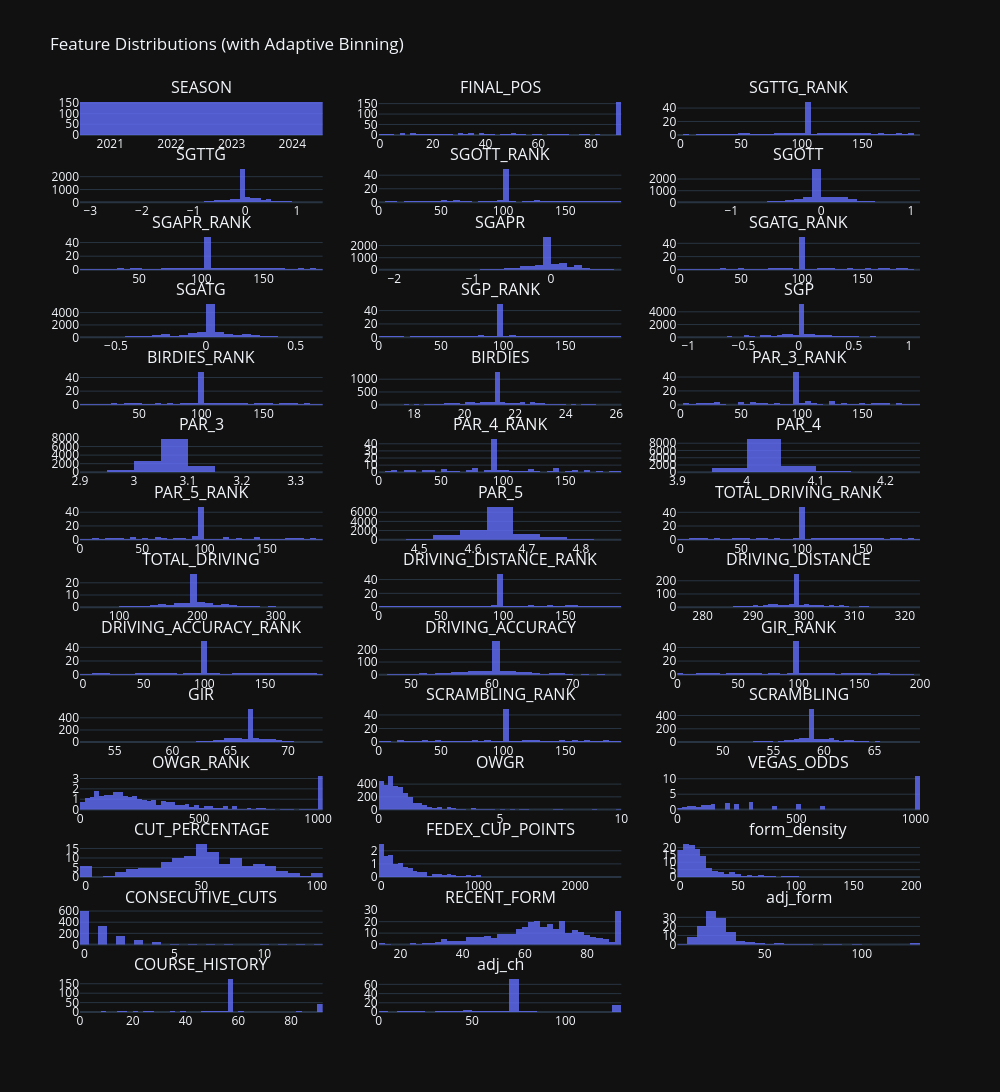

Write notebook code for a chart like this one.
### Markdown cell above
### Check Features for Outliers and General Health (Histograms)
Now that all the data is cleaned, let's look at the distribution graphs.

### Code cell
import plotly.express as px
import plotly.subplots as sp
import plotly.graph_objects as go
import pandas as pd
import numpy as np

# Select numeric columns with >1 unique value, excluding label
df_numeric = training_df.select_dtypes(include=np.number)
df_numeric = df_numeric.loc[:, df_numeric.nunique() > 1]
df_numeric = df_numeric.drop(columns=["TOP_20"], errors="ignore")

# Create subplots
n_cols = 3
n_rows = int(np.ceil(len(df_numeric.columns) / n_cols))
fig = sp.make_subplots(rows=n_rows, cols=n_cols, subplot_titles=df_numeric.columns)

# Add one histogram per feature with smart binning
for i, column in enumerate(df_numeric.columns):
    row = i // n_cols + 1
    col = i % n_cols + 1

    # Compute dynamic bin count
    col_range = df_numeric[column].max() - df_numeric[column].min()
    n_unique = df_numeric[column].nunique()
    nbins = min(50, max(5, int(n_unique / 2))) if col_range < 10 else 50  # tighter for short-range

    fig.add_trace(
        go.Histogram(
            x=df_numeric[column],
            nbinsx=nbins,
            histnorm="density",
            marker=dict(color="#636EFA"),
            opacity=0.8
        ),
        row=row,
        col=col
    )

# Style the figure
fig.update_layout(
    height=300 * n_rows,
    width=1000,
    title_text="Feature Distributions (with Adaptive Binning)",
    template="plotly_dark",
    showlegend=False
)

fig.show()

### Figure 1 — Plotly figure (JSON) as saved in the notebook; plotly's stock layout.template omitted (floating-point values rounded to 4 significant figures; data arrays with more than 128 entries replaced by an {"elided": "..."} marker saying what was removed)
{"data": [{"histnorm": "density", "marker": {"color": "#636EFA"}, "nbinsx": 5, "opacity": 0.8, "type": "histogram", "x": {"elided": "624 int values"}, "xaxis": "x", "yaxis": "y"}, {"histnorm": "density", "marker": {"color": "#636EFA"}, "nbinsx": 50, "opacity": 0.8, "type": "histogram", "x": {"elided": "624 int values"}, "xaxis": "x2", "yaxis": "y2"}, {"histnorm": "density", "marker": {"color": "#636EFA"}, "nbinsx": 50, "opacity": 0.8, "type": "histogram", "x": {"elided": "624 float values"}, "xaxis": "x3", "yaxis": "y3"}, {"histnorm": "density", "marker": {"color": "#636EFA"}, "nbinsx": 50, "opacity": 0.8, "type": "histogram", "x": {"elided": "624 float values"}, "xaxis": "x4", "yaxis": "y4"}, {"histnorm": "density", "marker": {"color": "#636EFA"}, "nbinsx": 50, "opacity": 0.8, "type": "histogram", "x": {"elided": "624 float values"}, "xaxis": "x5", "yaxis": "y5"}, {"histnorm": "density", "marker": {"color": "#636EFA"}, "nbinsx": 50, "opacity": 0.8, "type": "histogram", "x": {"elided": "624 float values"}, "xaxis": "x6", "yaxis": "y6"}, {"histnorm": "density", "marker": {"color": "#636EFA"}, "nbinsx": 50, "opacity": 0.8, "type": "histogram", "x": {"elided": "624 float values"}, "xaxis": "x7", "yaxis": "y7"}, {"histnorm": "density", "marker": {"color": "#636EFA"}, "nbinsx": 50, "opacity": 0.8, "type": "histogram", "x": {"elided": "624 float values"}, "xaxis": "x8", "yaxis": "y8"}, {"histnorm": "density", "marker": {"color": "#636EFA"}, "nbinsx": 50, "opacity": 0.8, "type": "histogram", "x": {"elided": "624 float values"}, "xaxis": "x9", "yaxis": "y9"}, {"histnorm": "density", "marker": {"color": "#636EFA"}, "nbinsx": 50, "opacity": 0.8, "type": "histogram", "x": {"elided": "624 float values"}, "xaxis": "x10", "yaxis": "y10"}, {"histnorm": "density", "marker": {"color": "#636EFA"}, "nbinsx": 50, "opacity": 0.8, "type": "histogram", "x": {"elided": "624 float values"}, "xaxis": "x11", "yaxis": "y11"}, {"histnorm": "density", "marker": {"color": "#636EFA"}, "nbinsx": 50, "opacity": 0.8, "type": "histogram", "x": {"elided": "624 float values"}, "xaxis": "x12", "yaxis": "y12"}, {"histnorm": "density", "marker": {"color": "#636EFA"}, "nbinsx": 50, "opacity": 0.8, "type": "histogram", "x": {"elided": "624 float values"}, "xaxis": "x13", "yaxis": "y13"}, {"histnorm": "density", "marker": {"color": "#636EFA"}, "nbinsx": 50, "opacity": 0.8, "type": "histogram", "x": {"elided": "624 float values"}, "xaxis": "x14", "yaxis": "y14"}, {"histnorm": "density", "marker": {"color": "#636EFA"}, "nbinsx": 50, "opacity": 0.8, "type": "histogram", "x": {"elided": "624 float values"}, "xaxis": "x15", "yaxis": "y15"}, {"histnorm": "density", "marker": {"color": "#636EFA"}, "nbinsx": 14, "opacity": 0.8, "type": "histogram", "x": {"elided": "624 float values"}, "xaxis": "x16", "yaxis": "y16"}, {"histnorm": "density", "marker": {"color": "#636EFA"}, "nbinsx": 50, "opacity": 0.8, "type": "histogram", "x": {"elided": "624 float values"}, "xaxis": "x17", "yaxis": "y17"}, {"histnorm": "density", "marker": {"color": "#636EFA"}, "nbinsx": 11, "opacity": 0.8, "type": "histogram", "x": {"elided": "624 float values"}, "xaxis": "x18", "yaxis": "y18"}, {"histnorm": "density", "marker": {"color": "#636EFA"}, "nbinsx": 50, "opacity": 0.8, "type": "histogram", "x": {"elided": "624 float values"}, "xaxis": "x19", "yaxis": "y19"}, {"histnorm": "density", "marker": {"color": "#636EFA"}, "nbinsx": 17, "opacity": 0.8, "type": "histogram", "x": {"elided": "624 float values"}, "xaxis": "x20", "yaxis": "y20"}, {"histnorm": "density", "marker": {"color": "#636EFA"}, "nbinsx": 50, "opacity": 0.8, "type": "histogram", "x": {"elided": "624 float values"}, "xaxis": "x21", "yaxis": "y21"}, {"histnorm": "density", "marker": {"color": "#636EFA"}, "nbinsx": 50, "opacity": 0.8, "type": "histogram", "x": {"elided": "624 float values"}, "xaxis": "x22", "yaxis": "y22"}, {"histnorm": "density", "marker": {"color": "#636EFA"}, "nbinsx": 50, "opacity": 0.8, "type": "histogram", "x": {"elided": "624 float values"}, "xaxis": "x23", "yaxis": "y23"}, {"histnorm": "density", "marker": {"color": "#636EFA"}, "nbinsx": 50, "opacity": 0.8, "type": "histogram", "x": {"elided": "624 float values"}, "xaxis": "x24", "yaxis": "y24"}, {"histnorm": "density", "marker": {"color": "#636EFA"}, "nbinsx": 50, "opacity": 0.8, "type": "histogram", "x": {"elided": "624 float values"}, "xaxis": "x25", "yaxis": "y25"}, {"histnorm": "density", "marker": {"color": "#636EFA"}, "nbinsx": 50, "opacity": 0.8, "type": "histogram", "x": {"elided": "624 float values"}, "xaxis": "x26", "yaxis": "y26"}, {"histnorm": "density", "marker": {"color": "#636EFA"}, "nbinsx": 50, "opacity": 0.8, "type": "histogram", "x": {"elided": "624 float values"}, "xaxis": "x27", "yaxis": "y27"}, {"histnorm": "density", "marker": {"color": "#636EFA"}, "nbinsx": 50, "opacity": 0.8, "type": "histogram", "x": {"elided": "624 float values"}, "xaxis": "x28", "yaxis": "y28"}, {"histnorm": "density", "marker": {"color": "#636EFA"}, "nbinsx": 50, "opacity": 0.8, "type": "histogram", "x": {"elided": "624 float values"}, "xaxis": "x29", "yaxis": "y29"}, {"histnorm": "density", "marker": {"color": "#636EFA"}, "nbinsx": 50, "opacity": 0.8, "type": "histogram", "x": {"elided": "624 float values"}, "xaxis": "x30", "yaxis": "y30"}, {"histnorm": "density", "marker": {"color": "#636EFA"}, "nbinsx": 50, "opacity": 0.8, "type": "histogram", "x": {"elided": "624 float values"}, "xaxis": "x31", "yaxis": "y31"}, {"histnorm": "density", "marker": {"color": "#636EFA"}, "nbinsx": 50, "opacity": 0.8, "type": "histogram", "x": {"elided": "624 float values"}, "xaxis": "x32", "yaxis": "y32"}, {"histnorm": "density", "marker": {"color": "#636EFA"}, "nbinsx": 50, "opacity": 0.8, "type": "histogram", "x": {"elided": "624 float values"}, "xaxis": "x33", "yaxis": "y33"}, {"histnorm": "density", "marker": {"color": "#636EFA"}, "nbinsx": 50, "opacity": 0.8, "type": "histogram", "x": {"elided": "624 float values"}, "xaxis": "x34", "yaxis": "y34"}, {"histnorm": "density", "marker": {"color": "#636EFA"}, "nbinsx": 50, "opacity": 0.8, "type": "histogram", "x": {"elided": "624 float values"}, "xaxis": "x35", "yaxis": "y35"}, {"histnorm": "density", "marker": {"color": "#636EFA"}, "nbinsx": 50, "opacity": 0.8, "type": "histogram", "x": {"elided": "624 float values"}, "xaxis": "x36", "yaxis": "y36"}, {"histnorm": "density", "marker": {"color": "#636EFA"}, "nbinsx": 50, "opacity": 0.8, "type": "histogram", "x": {"elided": "624 float values"}, "xaxis": "x37", "yaxis": "y37"}, {"histnorm": "density", "marker": {"color": "#636EFA"}, "nbinsx": 50, "opacity": 0.8, "type": "histogram", "x": {"elided": "624 float values"}, "xaxis": "x38", "yaxis": "y38"}, {"histnorm": "density", "marker": {"color": "#636EFA"}, "nbinsx": 50, "opacity": 0.8, "type": "histogram", "x": {"elided": "624 float values"}, "xaxis": "x39", "yaxis": "y39"}, {"histnorm": "density", "marker": {"color": "#636EFA"}, "nbinsx": 50, "opacity": 0.8, "type": "histogram", "x": {"elided": "624 float values"}, "xaxis": "x40", "yaxis": "y40"}, {"histnorm": "density", "marker": {"color": "#636EFA"}, "nbinsx": 50, "opacity": 0.8, "type": "histogram", "x": {"elided": "624 float values"}, "xaxis": "x41", "yaxis": "y41"}], "layout": {"annotations": [{"font": {"size": 16}, "showarrow": false, "text": "SEASON", "x": 0.1444, "xanchor": "center", "xref": "paper", "y": 1, "yanchor": "bottom", "yref": "paper"}, {"font": {"size": 16}, "showarrow": false, "text": "FINAL_POS", "x": 0.5, "xanchor": "center", "xref": "paper", "y": 1, "yanchor": "bottom", "yref": "paper"}, {"font": {"size": 16}, "showarrow": false, "text": "SGTTG_RANK", "x": 0.8556, "xanchor": "center", "xref": "paper", "y": 1, "yanchor": "bottom", "yref": "paper"}, {"font": {"size": 16}, "showarrow": false, "text": "SGTTG", "x": 0.1444, "xanchor": "center", "xref": "paper", "y": 0.926, "yanchor": "bottom", "yref": "paper"}, {"font": {"size": 16}, "showarrow": false, "text": "SGOTT_RANK", "x": 0.5, "xanchor": "center", "xref": "paper", "y": 0.926, "yanchor": "bottom", "yref": "paper"}, {"font": {"size": 16}, "showarrow": false, "text": "SGOTT", "x": 0.8556, "xanchor": "center", "xref": "paper", "y": 0.926, "yanchor": "bottom", "yref": "paper"}, {"font": {"size": 16}, "showarrow": false, "text": "SGAPR_RANK", "x": 0.1444, "xanchor": "center", "xref": "paper", "y": 0.852, "yanchor": "bottom", "yref": "paper"}, {"font": {"size": 16}, "showarrow": false, "text": "SGAPR", "x": 0.5, "xanchor": "center", "xref": "paper", "y": 0.852, "yanchor": "bottom", "yref": "paper"}, {"font": {"size": 16}, "showarrow": false, "text": "SGATG_RANK", "x": 0.8556, "xanchor": "center", "xref": "paper", "y": 0.852, "yanchor": "bottom", "yref": "paper"}, {"font": {"size": 16}, "showarrow": false, "text": "SGATG", "x": 0.1444, "xanchor": "center", "xref": "paper", "y": 0.7781, "yanchor": "bottom", "yref": "paper"}, {"font": {"size": 16}, "showarrow": false, "text": "SGP_RANK", "x": 0.5, "xanchor": "center", "xref": "paper", "y": 0.7781, "yanchor": "bottom", "yref": "paper"}, {"font": {"size": 16}, "showarrow": false, "text": "SGP", "x": 0.8556, "xanchor": "center", "xref": "paper", "y": 0.7781, "yanchor": "bottom", "yref": "paper"}, {"font": {"size": 16}, "showarrow": false, "text": "BIRDIES_RANK", "x": 0.1444, "xanchor": "center", "xref": "paper", "y": 0.7041, "yanchor": "bottom", "yref": "paper"}, {"font": {"size": 16}, "showarrow": false, "text": "BIRDIES", "x": 0.5, "xanchor": "center", "xref": "paper", "y": 0.7041, "yanchor": "bottom", "yref": "paper"}, {"font": {"size": 16}, "showarrow": false, "text": "PAR_3_RANK", "x": 0.8556, "xanchor": "center", "xref": "paper", "y": 0.7041, "yanchor": "bottom", "yref": "paper"}, {"font": {"size": 16}, "showarrow": false, "text": "PAR_3", "x": 0.1444, "xanchor": "center", "xref": "paper", "y": 0.6301, "yanchor": "bottom", "yref": "paper"}, {"font": {"size": 16}, "showarrow": false, "text": "PAR_4_RANK", "x": 0.5, "xanchor": "center", "xref": "paper", "y": 0.6301, "yanchor": "bottom", "yref": "paper"}, {"font": {"size": 16}, "showarrow": false, "text": "PAR_4", "x": 0.8556, "xanchor": "center", "xref": "paper", "y": 0.6301, "yanchor": "bottom", "yref": "paper"}, {"font": {"size": 16}, "showarrow": false, "text": "PAR_5_RANK", "x": 0.1444, "xanchor": "center", "xref": "paper", "y": 0.5561, "yanchor": "bottom", "yref": "paper"}, {"font": {"size": 16}, "showarrow": false, "text": "PAR_5", "x": 0.5, "xanchor": "center", "xref": "paper", "y": 0.5561, "yanchor": "bottom", "yref": "paper"}, {"font": {"size": 16}, "showarrow": false, "text": "TOTAL_DRIVING_RANK", "x": 0.8556, "xanchor": "center", "xref": "paper", "y": 0.5561, "yanchor": "bottom", "yref": "paper"}, {"font": {"size": 16}, "showarrow": false, "text": "TOTAL_DRIVING", "x": 0.1444, "xanchor": "center", "xref": "paper", "y": 0.4821, "yanchor": "bottom", "yref": "paper"}, {"font": {"size": 16}, "showarrow": false, "text": "DRIVING_DISTANCE_RANK", "x": 0.5, "xanchor": "center", "xref": "paper", "y": 0.4821, "yanchor": "bottom", "yref": "paper"}, {"font": {"size": 16}, "showarrow": false, "text": "DRIVING_DISTANCE", "x": 0.8556, "xanchor": "center", "xref": "paper", "y": 0.4821, "yanchor": "bottom", "yref": "paper"}, {"font": {"size": 16}, "showarrow": false, "text": "DRIVING_ACCURACY_RANK", "x": 0.1444, "xanchor": "center", "xref": "paper", "y": 0.4082, "yanchor": "bottom", "yref": "paper"}, {"font": {"size": 16}, "showarrow": false, "text": "DRIVING_ACCURACY", "x": 0.5, "xanchor": "center", "xref": "paper", "y": 0.4082, "yanchor": "bottom", "yref": "paper"}, {"font": {"size": 16}, "showarrow": false, "text": "GIR_RANK", "x": 0.8556, "xanchor": "center", "xref": "paper", "y": 0.4082, "yanchor": "bottom", "yref": "paper"}, {"font": {"size": 16}, "showarrow": false, "text": "GIR", "x": 0.1444, "xanchor": "center", "xref": "paper", "y": 0.3342, "yanchor": "bottom", "yref": "paper"}, {"font": {"size": 16}, "showarrow": false, "text": "SCRAMBLING_RANK", "x": 0.5, "xanchor": "center", "xref": "paper", "y": 0.3342, "yanchor": "bottom", "yref": "paper"}, {"font": {"size": 16}, "showarrow": false, "text": "SCRAMBLING", "x": 0.8556, "xanchor": "center", "xref": "paper", "y": 0.3342, "yanchor": "bottom", "yref": "paper"}, {"font": {"size": 16}, "showarrow": false, "text": "OWGR_RANK", "x": 0.1444, "xanchor": "center", "xref": "paper", "y": 0.2602, "yanchor": "bottom", "yref": "paper"}, {"font": {"size": 16}, "showarrow": false, "text": "OWGR", "x": 0.5, "xanchor": "center", "xref": "paper", "y": 0.2602, "yanchor": "bottom", "yref": "paper"}, {"font": {"size": 16}, "showarrow": false, "text": "VEGAS_ODDS", "x": 0.8556, "xanchor": "center", "xref": "paper", "y": 0.2602, "yanchor": "bottom", "yref": "paper"}, {"font": {"size": 16}, "showarrow": false, "text": "CUT_PERCENTAGE", "x": 0.1444, "xanchor": "center", "xref": "paper", "y": 0.1862, "yanchor": "bottom", "yref": "paper"}, {"font": {"size": 16}, "showarrow": false, "text": "FEDEX_CUP_POINTS", "x": 0.5, "xanchor": "center", "xref": "paper", "y": 0.1862, "yanchor": "bottom", "yref": "paper"}, {"font": {"size": 16}, "showarrow": false, "text": "form_density", "x": 0.8556, "xanchor": "center", "xref": "paper", "y": 0.1862, "yanchor": "bottom", "yref": "paper"}, {"font": {"size": 16}, "showarrow": false, "text": "CONSECUTIVE_CUTS", "x": 0.1444, "xanchor": "center", "xref": "paper", "y": 0.1122, "yanchor": "bottom", "yref": "paper"}, {"font": {"size": 16}, "showarrow": false, "text": "RECENT_FORM", "x": 0.5, "xanchor": "center", "xref": "paper", "y": 0.1122, "yanchor": "bottom", "yref": "paper"}, {"font": {"size": 16}, "showarrow": false, "text": "adj_form", "x": 0.8556, "xanchor": "center", "xref": "paper", "y": 0.1122, "yanchor": "bottom", "yref": "paper"}, {"font": {"size": 16}, "showarrow": false, "text": "COURSE_HISTORY", "x": 0.1444, "xanchor": "center", "xref": "paper", "y": 0.03827, "yanchor": "bottom", "yref": "paper"}, {"font": {"size": 16}, "showarrow": false, "text": "adj_ch", "x": 0.5, "xanchor": "center", "xref": "paper", "y": 0.03827, "yanchor": "bottom", "yref": "paper"}], "height": 4200, "showlegend": false, "title": {"text": "Feature Distributions (with Adaptive Binning)"}, "width": 1000, "xaxis": {"anchor": "y", "domain": [0, 0.2889]}, "xaxis10": {"anchor": "y10", "domain": [0, 0.2889]}, "xaxis11": {"anchor": "y11", "domain": [0.3556, 0.6444]}, "xaxis12": {"anchor": "y12", "domain": [0.7111, 1]}, "xaxis13": {"anchor": "y13", "domain": [0, 0.2889]}, "xaxis14": {"anchor": "y14", "domain": [0.3556, 0.6444]}, "xaxis15": {"anchor": "y15", "domain": [0.7111, 1]}, "xaxis16": {"anchor": "y16", "domain": [0, 0.2889]}, "xaxis17": {"anchor": "y17", "domain": [0.3556, 0.6444]}, "xaxis18": {"anchor": "y18", "domain": [0.7111, 1]}, "xaxis19": {"anchor": "y19", "domain": [0, 0.2889]}, "xaxis2": {"anchor": "y2", "domain": [0.3556, 0.6444]}, "xaxis20": {"anchor": "y20", "domain": [0.3556, 0.6444]}, "xaxis21": {"anchor": "y21", "domain": [0.7111, 1]}, "xaxis22": {"anchor": "y22", "domain": [0, 0.2889]}, "xaxis23": {"anchor": "y23", "domain": [0.3556, 0.6444]}, "xaxis24": {"anchor": "y24", "domain": [0.7111, 1]}, "xaxis25": {"anchor": "y25", "domain": [0, 0.2889]}, "xaxis26": {"anchor": "y26", "domain": [0.3556, 0.6444]}, "xaxis27": {"anchor": "y27", "domain": [0.7111, 1]}, "xaxis28": {"anchor": "y28", "domain": [0, 0.2889]}, "xaxis29": {"anchor": "y29", "domain": [0.3556, 0.6444]}, "xaxis3": {"anchor": "y3", "domain": [0.7111, 1]}, "xaxis30": {"anchor": "y30", "domain": [0.7111, 1]}, "xaxis31": {"anchor": "y31", "domain": [0, 0.2889]}, "xaxis32": {"anchor": "y32", "domain": [0.3556, 0.6444]}, "xaxis33": {"anchor": "y33", "domain": [0.7111, 1]}, "xaxis34": {"anchor": "y34", "domain": [0, 0.2889]}, "xaxis35": {"anchor": "y35", "domain": [0.3556, 0.6444]}, "xaxis36": {"anchor": "y36", "domain": [0.7111, 1]}, "xaxis37": {"anchor": "y37", "domain": [0, 0.2889]}, "xaxis38": {"anchor": "y38", "domain": [0.3556, 0.6444]}, "xaxis39": {"anchor": "y39", "domain": [0.7111, 1]}, "xaxis4": {"anchor": "y4", "domain": [0, 0.2889]}, "xaxis40": {"anchor": "y40", "domain": [0, 0.2889]}, "xaxis41": {"anchor": "y41", "domain": [0.3556, 0.6444]}, "xaxis42": {"anchor": "y42", "domain": [0.7111, 1]}, "xaxis5": {"anchor": "y5", "domain": [0.3556, 0.6444]}, "xaxis6": {"anchor": "y6", "domain": [0.7111, 1]}, "xaxis7": {"anchor": "y7", "domain": [0, 0.2889]}, "xaxis8": {"anchor": "y8", "domain": [0.3556, 0.6444]}, "xaxis9": {"anchor": "y9", "domain": [0.7111, 1]}, "yaxis": {"anchor": "x", "domain": [0.9617, 1]}, "yaxis10": {"anchor": "x10", "domain": [0.7398, 0.7781]}, "yaxis11": {"anchor": "x11", "domain": [0.7398, 0.7781]}, "yaxis12": {"anchor": "x12", "domain": [0.7398, 0.7781]}, "yaxis13": {"anchor": "x13", "domain": [0.6658, 0.7041]}, "yaxis14": {"anchor": "x14", "domain": [0.6658, 0.7041]}, "yaxis15": {"anchor": "x15", "domain": [0.6658, 0.7041]}, "yaxis16": {"anchor": "x16", "domain": [0.5918, 0.6301]}, "yaxis17": {"anchor": "x17", "domain": [0.5918, 0.6301]}, "yaxis18": {"anchor": "x18", "domain": [0.5918, 0.6301]}, "yaxis19": {"anchor": "x19", "domain": [0.5179, 0.5561]}, "yaxis2": {"anchor": "x2", "domain": [0.9617, 1]}, "yaxis20": {"anchor": "x20", "domain": [0.5179, 0.5561]}, "yaxis21": {"anchor": "x21", "domain": [0.5179, 0.5561]}, "yaxis22": {"anchor": "x22", "domain": [0.4439, 0.4821]}, "yaxis23": {"anchor": "x23", "domain": [0.4439, 0.4821]}, "yaxis24": {"anchor": "x24", "domain": [0.4439, 0.4821]}, "yaxis25": {"anchor": "x25", "domain": [0.3699, 0.4082]}, "yaxis26": {"anchor": "x26", "domain": [0.3699, 0.4082]}, "yaxis27": {"anchor": "x27", "domain": [0.3699, 0.4082]}, "yaxis28": {"anchor": "x28", "domain": [0.2959, 0.3342]}, "yaxis29": {"anchor": "x29", "domain": [0.2959, 0.3342]}, "yaxis3": {"anchor": "x3", "domain": [0.9617, 1]}, "yaxis30": {"anchor": "x30", "domain": [0.2959, 0.3342]}, "yaxis31": {"anchor": "x31", "domain": [0.2219, 0.2602]}, "yaxis32": {"anchor": "x32", "domain": [0.2219, 0.2602]}, "yaxis33": {"anchor": "x33", "domain": [0.2219, 0.2602]}, "yaxis34": {"anchor": "x34", "domain": [0.148, 0.1862]}, "yaxis35": {"anchor": "x35", "domain": [0.148, 0.1862]}, "yaxis36": {"anchor": "x36", "domain": [0.148, 0.1862]}, "yaxis37": {"anchor": "x37", "domain": [0.07398, 0.1122]}, "yaxis38": {"anchor": "x38", "domain": [0.07398, 0.1122]}, "yaxis39": {"anchor": "x39", "domain": [0.07398, 0.1122]}, "yaxis4": {"anchor": "x4", "domain": [0.8878, 0.926]}, "yaxis40": {"anchor": "x40", "domain": [0, 0.03827]}, "yaxis41": {"anchor": "x41", "domain": [0, 0.03827]}, "yaxis42": {"anchor": "x42", "domain": [0, 0.03827]}, "yaxis5": {"anchor": "x5", "domain": [0.8878, 0.926]}, "yaxis6": {"anchor": "x6", "domain": [0.8878, 0.926]}, "yaxis7": {"anchor": "x7", "domain": [0.8138, 0.852]}, "yaxis8": {"anchor": "x8", "domain": [0.8138, 0.852]}, "yaxis9": {"anchor": "x9", "domain": [0.8138, 0.852]}}}
